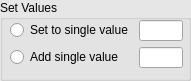
            <widget class="QGroupBox" name="groupBox_absolute_4">
             <property name="geometry">
              <rect>
               <x>280</x>
               <y>10</y>
               <width>191</width>
               <height>81</height>
              </rect>
             </property>
             <property name="sizePolicy">
              <sizepolicy hsizetype="Preferred" vsizetype="Fixed">
               <horstretch>0</horstretch>
               <verstretch>0</verstretch>
              </sizepolicy>
             </property>
             <property name="palette">
              <palette>
               <active>
                <colorrole role="WindowText">
                 <brush brushstyle="SolidPattern">
                  <color alpha="255">
                   <red>0</red>
                   <green>0</green>
                   <blue>0</blue>
                  </color>
                 </brush>
                </colorrole>
                <colorrole role="Button">
                 <brush brushstyle="SolidPattern">
                  <color alpha="255">
                   <red>230</red>
                   <green>230</green>
                   <blue>230</blue>
                  </color>
                 </brush>
                </colorrole>
                <colorrole role="Light">
                 <brush brushstyle="SolidPattern">
                  <color alpha="255">
                   <red>255</red>
                   <green>255</green>
                   <blue>255</blue>
                  </color>
                 </brush>
                </colorrole>
                <colorrole role="Midlight">
                 <brush brushstyle="SolidPattern">
                  <color alpha="255">
                   <red>242</red>
                   <green>242</green>
                   <blue>242</blue>
                  </color>
                 </brush>
                </colorrole>
                <colorrole role="Dark">
                 <brush brushstyle="SolidPattern">
                  <color alpha="255">
                   <red>115</red>
                   <green>115</green>
                   <blue>115</blue>
                  </color>
                 </brush>
                </colorrole>
                <colorrole role="Mid">
                 <brush brushstyle="SolidPattern">
                  <color alpha="255">
                   <red>153</red>
                   <green>153</green>
                   <blue>153</blue>
                  </color>
                 </brush>
                </colorrole>
                <colorrole role="Text">
                 <brush brushstyle="SolidPattern">
                  <color alpha="255">
                   <red>0</red>
                   <green>0</green>
                   <blue>0</blue>
                  </color>
                 </brush>
                </colorrole>
                <colorrole role="BrightText">
                 <brush brushstyle="SolidPattern">
                  <color alpha="255">
                   <red>255</red>
                   <green>255</green>
                   <blue>255</blue>
                  </color>
                 </brush>
                </colorrole>
                <colorrole role="ButtonText">
                 <brush brushstyle="SolidPattern">
                  <color alpha="255">
                   <red>0</red>
                   <green>0</green>
                   <blue>0</blue>
                  </color>
                 </brush>
                </colorrole>
                <colorrole role="Base">
                 <brush brushstyle="SolidPattern">
                  <color alpha="255">
                   <red>255</red>
                   <green>255</green>
                   <blue>255</blue>
                  </color>
                 </brush>
                </colorrole>
                <colorrole role="Window">
                 <brush brushstyle="SolidPattern">
                  <color alpha="255">
                   <red>230</red>
                   <green>230</green>
                   <blue>230</blue>
                  </color>
                 </brush>
                </colorrole>
                <colorrole role="Shadow">
                 <brush brushstyle="SolidPattern">
                  <color alpha="255">
                   <red>0</red>
                   <green>0</green>
                   <blue>0</blue>
                  </color>
                 </brush>
                </colorrole>
                <colorrole role="AlternateBase">
                 <brush brushstyle="SolidPattern">
                  <color alpha="255">
                   <red>242</red>
                   <green>242</green>
                   <blue>242</blue>
                  </color>
                 </brush>
                </colorrole>
                <colorrole role="ToolTipBase">
                 <brush brushstyle="SolidPattern">
                  <color alpha="255">
                   <red>255</red>
                   <green>255</green>
                   <blue>220</blue>
                  </color>
                 </brush>
                </colorrole>
                <colorrole role="ToolTipText">
                 <brush brushstyle="SolidPattern">
                  <color alpha="255">
                   <red>0</red>
                   <green>0</green>
                   <blue>0</blue>
                  </color>
                 </brush>
                </colorrole>
               </active>
               <inactive>
                <colorrole role="WindowText">
                 <brush brushstyle="SolidPattern">
                  <color alpha="255">
                   <red>0</red>
                   <green>0</green>
                   <blue>0</blue>
                  </color>
                 </brush>
                </colorrole>
                <colorrole role="Button">
                 <brush brushstyle="SolidPattern">
                  <color alpha="255">
                   <red>230</red>
                   <green>230</green>
                   <blue>230</blue>
                  </color>
                 </brush>
                </colorrole>
                <colorrole role="Light">
                 <brush brushstyle="SolidPattern">
                  <color alpha="255">
                   <red>255</red>
                   <green>255</green>
                   <blue>255</blue>
                  </color>
                 </brush>
                </colorrole>
                <colorrole role="Midlight">
                 <brush brushstyle="SolidPattern">
                  <color alpha="255">
                   <red>242</red>
                   <green>242</green>
                   <blue>242</blue>
                  </color>
                 </brush>
                </colorrole>
                <colorrole role="Dark">
                 <brush brushstyle="SolidPattern">
                  <color alpha="255">
                   <red>115</red>
                   <green>115</green>
                   <blue>115</blue>
                  </color>
                 </brush>
                </colorrole>
                <colorrole role="Mid">
                 <brush brushstyle="SolidPattern">
                  <color alpha="255">
                   <red>153</red>
                   <green>153</green>
                   <blue>153</blue>
                  </color>
                 </brush>
                </colorrole>
                <colorrole role="Text">
                 <brush brushstyle="SolidPattern">
                  <color alpha="255">
                   <red>0</red>
                   <green>0</green>
                   <blue>0</blue>
                  </color>
                 </brush>
                </colorrole>
                <colorrole role="BrightText">
                 <brush brushstyle="SolidPattern">
                  <color alpha="255">
                   <red>255</red>
                   <green>255</green>
                   <blue>255</blue>
                  </color>
                 </brush>
                </colorrole>
                <colorrole role="ButtonText">
                 <brush brushstyle="SolidPattern">
                  <color alpha="255">
                   <red>0</red>
                   <green>0</green>
                   <blue>0</blue>
                  </color>
                 </brush>
                </colorrole>
                <colorrole role="Base">
                 <brush brushstyle="SolidPattern">
                  <color alpha="255">
                   <red>255</red>
                   <green>255</green>
                   <blue>255</blue>
                  </color>
                 </brush>
                </colorrole>
                <colorrole role="Window">
                 <brush brushstyle="SolidPattern">
                  <color alpha="255">
                   <red>230</red>
                   <green>230</green>
                   <blue>230</blue>
                  </color>
                 </brush>
                </colorrole>
                <colorrole role="Shadow">
                 <brush brushstyle="SolidPattern">
                  <color alpha="255">
                   <red>0</red>
                   <green>0</green>
                   <blue>0</blue>
                  </color>
                 </brush>
                </colorrole>
                <colorrole role="AlternateBase">
                 <brush brushstyle="SolidPattern">
                  <color alpha="255">
                   <red>242</red>
                   <green>242</green>
                   <blue>242</blue>
                  </color>
                 </brush>
                </colorrole>
                <colorrole role="ToolTipBase">
                 <brush brushstyle="SolidPattern">
                  <color alpha="255">
                   <red>255</red>
                   <green>255</green>
                   <blue>220</blue>
                  </color>
                 </brush>
                </colorrole>
                <colorrole role="ToolTipText">
                 <brush brushstyle="SolidPattern">
                  <color alpha="255">
                   <red>0</red>
                   <green>0</green>
                   <blue>0</blue>
                  </color>
                 </brush>
                </colorrole>
               </inactive>
               <disabled>
                <colorrole role="WindowText">
                 <brush brushstyle="SolidPattern">
                  <color alpha="255">
                   <red>115</red>
                   <green>115</green>
                   <blue>115</blue>
                  </color>
                 </brush>
                </colorrole>
                <colorrole role="Button">
                 <brush brushstyle="SolidPattern">
                  <color alpha="255">
                   <red>230</red>
                   <green>230</green>
                   <blue>230</blue>
                  </color>
                 </brush>
                </colorrole>
                <colorrole role="Light">
                 <brush brushstyle="SolidPattern">
                  <color alpha="255">
                   <red>255</red>
                   <green>255</green>
                   <blue>255</blue>
                  </color>
                 </brush>
                </colorrole>
                <colorrole role="Midlight">
                 <brush brushstyle="SolidPattern">
                  <color alpha="255">
                   <red>242</red>
                   <green>242</green>
                   <blue>242</blue>
                  </color>
                 </brush>
                </colorrole>
                <colorrole role="Dark">
                 <brush brushstyle="SolidPattern">
                  <color alpha="255">
                   <red>115</red>
                   <green>115</green>
                   <blue>115</blue>
                  </color>
                 </brush>
                </colorrole>
                <colorrole role="Mid">
                 <brush brushstyle="SolidPattern">
                  <color alpha="255">
                   <red>153</red>
                   <green>153</green>
                   <blue>153</blue>
                  </color>
                 </brush>
                </colorrole>
                <colorrole role="Text">
                 <brush brushstyle="SolidPattern">
                  <color alpha="255">
                   <red>115</red>
                   <green>115</green>
                   <blue>115</blue>
                  </color>
                 </brush>
                </colorrole>
                <colorrole role="BrightText">
                 <brush brushstyle="SolidPattern">
                  <color alpha="255">
                   <red>255</red>
                   <green>255</green>
                   <blue>255</blue>
                  </color>
                 </brush>
                </colorrole>
                <colorrole role="ButtonText">
                 <brush brushstyle="SolidPattern">
                  <color alpha="255">
                   <red>115</red>
                   <green>115</green>
                   <blue>115</blue>
                  </color>
                 </brush>
                </colorrole>
                <colorrole role="Base">
                 <brush brushstyle="SolidPattern">
                  <color alpha="255">
                   <red>230</red>
                   <green>230</green>
                   <blue>230</blue>
                  </color>
                 </brush>
                </colorrole>
                <colorrole role="Window">
                 <brush brushstyle="SolidPattern">
                  <color alpha="255">
                   <red>230</red>
                   <green>230</green>
                   <blue>230</blue>
                  </color>
                 </brush>
                </colorrole>
                <colorrole role="Shadow">
                 <brush brushstyle="SolidPattern">
                  <color alpha="255">
                   <red>0</red>
                   <green>0</green>
                   <blue>0</blue>
                  </color>
                 </brush>
                </colorrole>
                <colorrole role="AlternateBase">
                 <brush brushstyle="SolidPattern">
                  <color alpha="255">
                   <red>230</red>
                   <green>230</green>
                   <blue>230</blue>
                  </color>
                 </brush>
                </colorrole>
                <colorrole role="ToolTipBase">
                 <brush brushstyle="SolidPattern">
                  <color alpha="255">
                   <red>255</red>
                   <green>255</green>
                   <blue>220</blue>
                  </color>
                 </brush>
                </colorrole>
                <colorrole role="ToolTipText">
                 <brush brushstyle="SolidPattern">
                  <color alpha="255">
                   <red>0</red>
                   <green>0</green>
                   <blue>0</blue>
                  </color>
                 </brush>
                </colorrole>
               </disabled>
              </palette>
             </property>
             <property name="autoFillBackground">
              <bool>false</bool>
             </property>
             <property name="title">
              <string>Set Values</string>
             </property>
             <widget class="QWidget" name="layoutWidget">
              <property name="geometry">
               <rect>
                <x>10</x>
                <y>20</y>
                <width>173</width>
                <height>48</height>
               </rect>
              </property>
              <layout class="QFormLayout" name="formLayout_20">
               <item row="0" column="0">
                <widget class="QRadioButton" name="radioButton_setValue">
                 <property name="text">
                  <string>Set to single value</string>
                 </property>
                </widget>
               </item>
               <item row="0" column="1">
                <widget class="QLineEdit" name="lineEdit_setValue"/>
               </item>
               <item row="1" column="0">
                <widget class="QRadioButton" name="radioButton_addValue">
                 <property name="text">
                  <string>Add single value</string>
                 </property>
                </widget>
               </item>
               <item row="1" column="1">
                <widget class="QLineEdit" name="lineEdit_addValue"/>
               </item>
              </layout>
             </widget>
            </widget>
